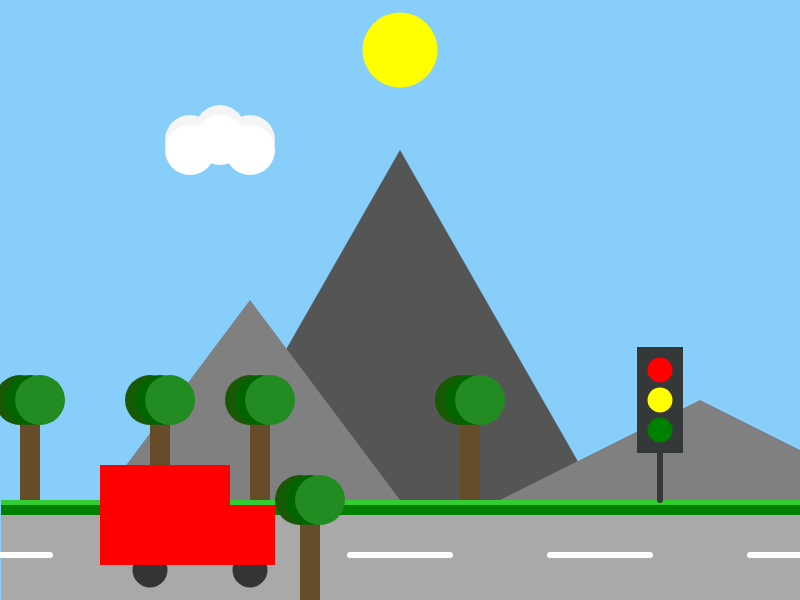
Frame 1 (no input)
Frame 60 (no input): identical to frame 1, image omitted
Frame 120 (the mouse pressed at the canvas centre since frame 60): identical to frame 1, image omitted

The p5.js sketch that drew this single still picture (run headless with seeded random() and noise() and a simulated clock; from frame 60 on, the mouse is pressed at the canvas centre):

// p5.js sketch
// ── sketch.js
function setup() {
  createCanvas(800, 600);
}

function draw() {
  background("#87cefa");

  //bergen
  noStroke(0)
  fill("#555555");
  triangle( 200, 500, 600, 500, 400, 150);
  fill("#808080")
  triangle(100, 500, 400, 500, 250, 300);
  triangle(500, 500, 900, 500, 700, 400);

  //wolk
  noStroke(0);
  fill("#f5f5f5")
  circle(190, 140, 50);
  circle(220, 130, 50);
  circle(250, 140, 50);
  fill("white");
  circle(190, 150, 50);
  circle(220, 140, 50);
  circle(250, 150, 50);

//zon
noStroke(0);
fill("yellow");
  circle(400, 50, 75);

  //grass
  noStroke(0);
  fill("#32cd32");
  rect(1, 500, 800, 10);
  fill("#008000");
  rect(1, 505, 800, 10);

  //road
  fill("#a9a9a9");
  rect(1, 515, 800, 100);
  fill("white");
  stroke("white");
  strokeWeight(6);
  line(1, 555, 50, 555);
  line(150, 555, 250, 555);
  line(350, 555, 450, 555);
  line(550, 555, 650, 555);
  line(750, 555, 850, 555);

  //bomen
  noStroke(0);
  fill("#664c28");
  rect(20, 400, 20, 100);
  rect(150, 400, 20, 100);
  rect(250, 400, 20, 100);
  rect(460, 400, 20, 100);
  rect(300, 500, 20, 100);
  fill("#195905");
  circle(20, 400, 50);
  circle(150, 400, 50);
  circle(250, 400, 50);
  circle(460, 400, 50);
  circle(300, 500, 50);
  fill("#006400");
  circle(30, 400, 50);
  circle(160, 400, 50);
  circle(260, 400, 50);
  circle(470, 400, 50);
  circle(310, 500, 50);
  fill("#228b22");
  circle(40, 400, 50);
  circle(170, 400, 50);
  circle(270, 400, 50);
  circle(480, 400, 50);
  circle(320, 500, 50);

  //stoplicht
  stroke("#353839");
  strokeWeight(6);
  line(660, 450, 660, 500);
  fill("#353839");
  rect(640, 350, 40, 100);
  noStroke(0);
  fill("red");
  circle(660, 370, 25);
  fill("yellow");
  circle(660, 400, 25);
  fill("green");
  circle(660, 430, 25);

  //auto
  noStroke(0);
  fill("#343434");
  circle(150, 570, 35);
  circle(250, 570, 35);
  fill("red");
  rect(100, 465, 130, 100);
  rect(200, 505, 75, 60)
  
}
